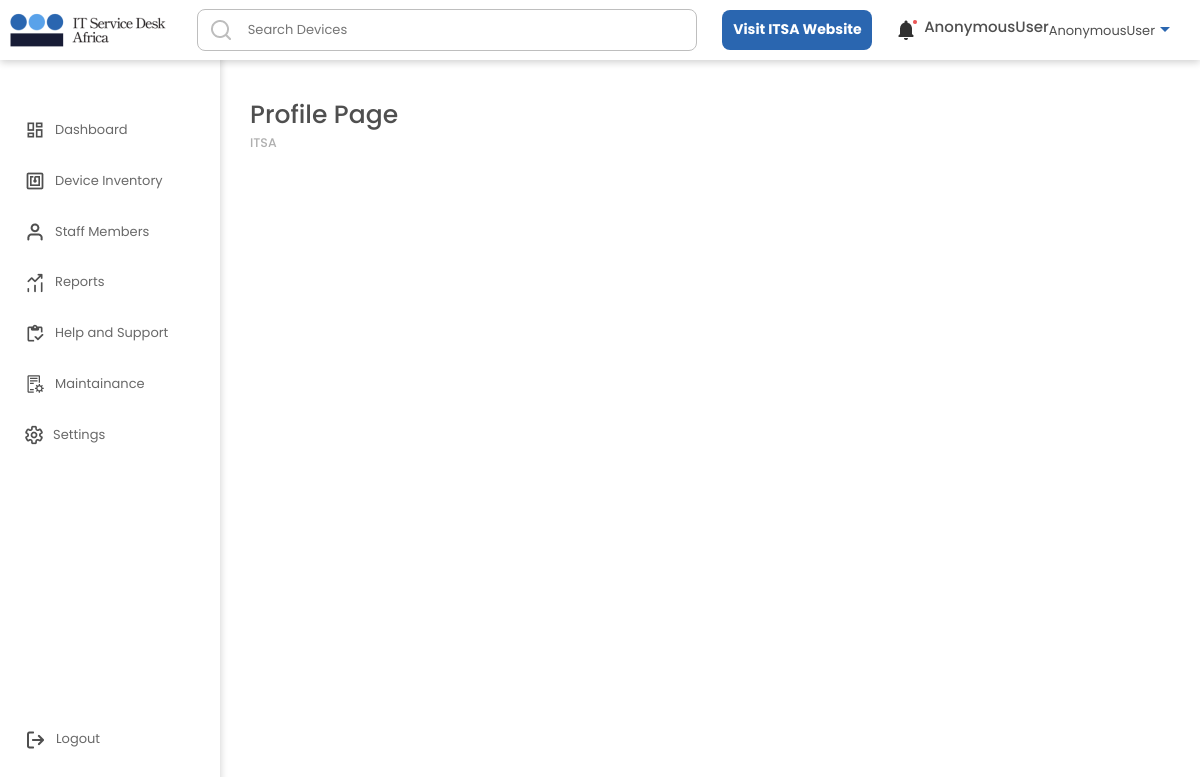
The app's page /member/profilepage/3/, older data.
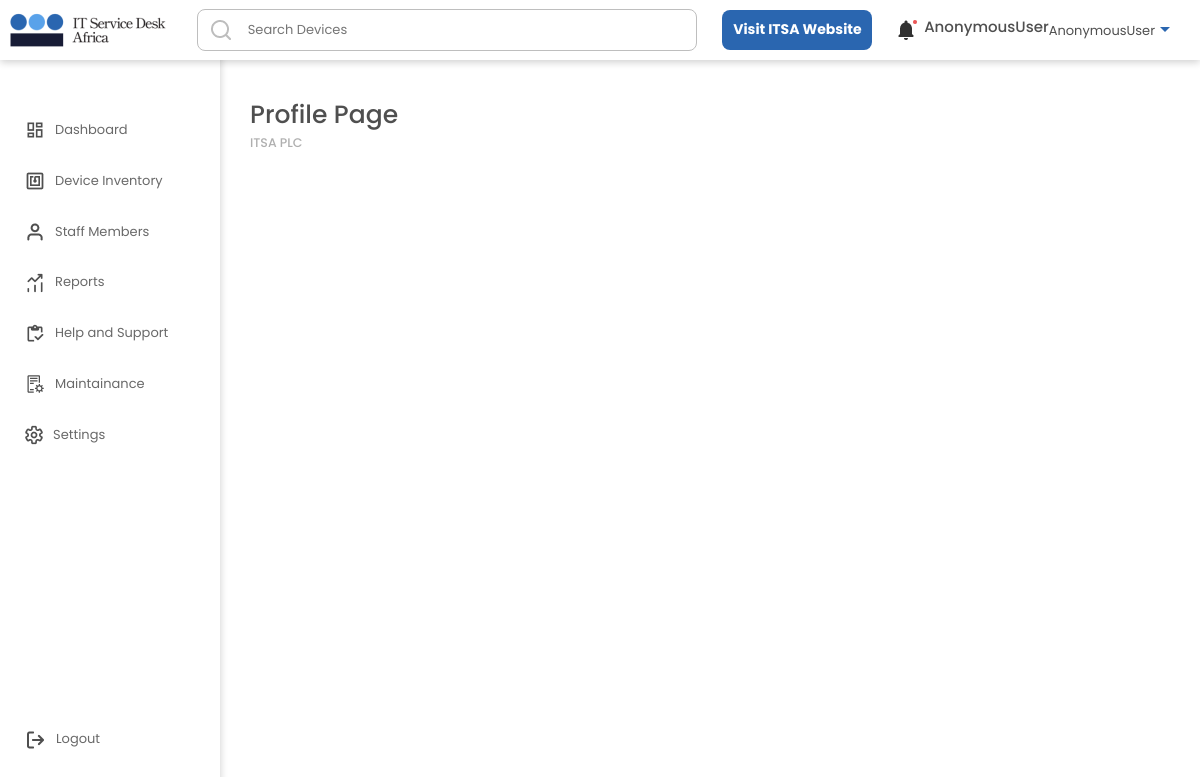
The same page, newer data.
### useronboard/models.py (models this page shows, shortened)
class SignupForm(models.Model):
    user = models.ForeignKey(User, null=True, on_delete=models.CASCADE)
    companyname = models.CharField(max_length=200, null=True, blank=True)
    email = models.EmailField(max_length=200, null=True, blank=True)
    phone = models.CharField(max_length=200, null=True, blank=True)
    city = models.CharField(max_length=200, null=True, blank=True)
    country = models.CharField(max_length=200, null=True, blank=True)
    password = models.CharField(max_length=200, null=True, blank=True)
    repassword = models.CharField(max_length=200, null=True, blank=True)
    address = models.CharField(max_length=200, null=True, blank=True)
    created_at = models.DateTimeField(auto_now_add=True)
    edited_at = models.DateTimeField(auto_now=True)
    class Meta:
        ordering = ['-edited_at', '-created_at']

### userarea/views.py (the view)
# urls.py: path('profilepage/<str:pk>/', views.ProfilePage, name="ProfilePage"),
def ProfilePage(request, pk):
    requestUser = SignupForm.objects.get(id = pk)
    allSignUps = SignupForm.objects.all()
    allUsers = User.objects.all()
    context = {'allSignUps':allSignUps, 'allUsers':allUsers, 'requestUser':requestUser}
    return render(request, 'userarea/profilepage.html', context)

### userarea/templates/userarea/profilepage.html (shortened to what this page needs)
{% include 'general.html' %}
{% load static %}
{% block content %}
<!DOCTYPE html>
<html lang="en">
	<head>
		<link rel="stylesheet" href={% static 'dashboard/css/style.css' %} />
		<link rel="stylesheet" href={% static 'inventory/css/style.css' %} />
		<link href="https://cdnjs.cloudflare.com/ajax/libs/mdb-ui-kit/6.1.0/mdb.min.css" rel="stylesheet" />
		<link href="https://unpkg.com/aos@2.3.1/dist/aos.css" rel="stylesheet">
	</head>
	<body class='body'>
		<div class='main'>
			<div class='maintop'>
				<div>
					<h1>Profile Page</h1>
					<h5>{{requestUser.companyname}}</h5>
				</div>
            </div>
        </div>
	<body>
{% endblock content %}

### userarea/templates/general.html (shortened to what this page needs)
{% load static %}
<!DOCTYPE html>
<html lang="en">
	<head>
		<link rel="stylesheet" href="https://maxcdn.bootstrapcdn.com/bootstrap/3.4.1/css/bootstrap.min.css">
		<link rel="stylesheet" href={% static 'general/css/style.css' %} />
		<link rel="stylesheet" href={% static 'dashboard/css/style.css' %} />
		<link href="https://cdnjs.cloudflare.com/ajax/libs/mdb-ui-kit/6.1.0/mdb.min.css" rel="stylesheet" />
		<link href="https://unpkg.com/aos@2.3.1/dist/aos.css" rel="stylesheet">
	</head>
	<body>
        {% include 'navbar.html' %}{% block content %}{% endblock content %}
    </body>
    </html>

### userarea/templates/navbar.html (shortened to what this page needs)
{% load static %}
{% block content %}
<body>
    <nav>
        <div>
            <img src={% static 'general/img/itsalogopng1.png' %} />
        </div>
        <div class='search'>
            <form method='GET' action="{% url 'Searchresult' %}">
                <input type='text' name='q' placeholder='Search Devices' />
            </form>
            <img class='searchIcon' src={% static 'general/img/searchicon.png' %} />
        </div>
        <div class='navBtn'>
            <button>
                <p>Visit ITSA Website</p>
            </button>
        </div>
        <div class='notifysection'>
            <div class='notifyout' >
                <img class='notify' src={% static 'general/img/notify.png' %} />
                <img class='notifyactive' src={% static 'general/img/notify-active.png' %} />
            </div>
            <div class='notifysectioninner'>
                <h4>{{ request.user }}</h4>
                <div class='profileimgsectiontext'>
                    <p class='requestUser'>{{ request.user }}</p>
                </div>
                <img src={% static 'general/img/arrow-down.png' %} />
            </div>
        </div>
    </nav>
    <div class='sidebarsection'>
        <a href={% url 'Dashboard' %}>
            <div class='sidebar dashboard'>
                <img src={% static 'dashboard/img/dashboard.png' %} />
                <p>Dashboard</p>
            </div>
        <a href={% url 'DeviceInventory' %}>
            <div class='sidebar deviceinventory '>
                <img src={% static 'general/img/device.png' %} />
                <p>Device Inventory</p>
            </div>
        <a href={% url 'StaffMembers' %}>
            <div class='sidebar staffmembers'>
                <img src={% static 'general/img/userimg.png' %} />
                <p>Staff Members</p>
            </div>
        <a href={% url 'Reports' %}>
            <div class='sidebar reports'>
                <img src={% static 'general/img/reports.png' %} />
                <p>Reports</p>
            </div>
        <a href={% url 'Support' %}>
            <div class='sidebar support'>
                <img src={% static 'general/img/help.png' %} />
                <p>Help and Support</p>
            </div>
        <a href={% url 'Maintainance' %}>
            <div class='sidebar maintain'>
                <img src={% static 'general/img/maintainance.png' %} />
                <p>Maintainance</p>
            </div>
        <a href={% url 'Settings' %}>
            <div class='sidebar settings'>
                <img src={% static 'general/img/settings.png' %} />
                <p>Settings</p>
            </div>
            <div class='sidebar logout'>
                <img src={% static 'general/img/logout.png' %} />
                <p>Logout</p>
            </div>
    </div>
</body>
{% endblock content %}

### static/general/css/style.css (style rules this page uses)
* { box-sizing: border-box; margin: 0; padding: 0; font-family: 'Poppins', sans-serif; }
nav { background-color: #FFFFFF; padding: 5px; display: flex; justify-content: space-between; align-items: center; font-size: 1.3rem; box-shadow: 0 2px 8px 0 rgba(0, 0, 0, 0.2); position: fixed; width: 100vw; z-index: 3; }
.notifysectioninner { cursor: pointer; }
.notifysectioninner p { cursor: pointer; }
.notifysection { display: flex; align-items: center; justify-content: space-between; }
.notifysection img { margin-right: 10px; }
.notifysectioninner { align-items: center; display: flex; padding-right: 20px; }
.notifysectioninner p { margin-top: 13px; }
.notifysectioninner img { margin-right: 5px; margin-left: 5px; }
.search input { display: flex; align-items: center; border: solid rgb(190, 190, 190) 1px; border-radius: 8px; width: 500px; position: relative; height: 40px; padding: 20px; padding-left: 50px; background-color: transparent; }
.searchIcon { position: absolute; top: 18px; padding-left: 7px; }
.search img { margin-right: 5px; margin-left: 5px; }
nav button { background-color: #2A66B0; border: none; color: white; align-items: center; width: 150px; font-size: 1.4rem; height: 40px; padding: 8px 5px 5px 5px; border-radius: 8px; font-weight: bold; }
.notifyout { position: relative; }
.notifyactive { position: absolute; right: -3px; }
.sidebarsection { padding-top: 100px; padding-left: 20px; height: 100vh; width: 220px; position: fixed; box-shadow: 0 2px 8px 0 rgba(0, 0, 0, 0.2); z-index: 2; color: black; }
.sidebar { display: flex; align-items: center; margin-top: 10px; transition: 0.2s ease-in-out; cursor: pointer; width: 95%; padding: 0px 5px; border-radius: 8px; color: rgb(105, 105, 105); }
.sidebar img { margin-right: 10px; }
.sidebar p { margin-top: 10px; font-size: 1.3rem; }
.logout { position: absolute; bottom: 40px; width: 85%; }

### static/dashboard/css/style.css (style rules this page uses)
* { box-sizing: border-box; margin: 0; padding: 0; font-family: 'Poppins', sans-serif; }
body { overflow-x: hidden; }
.main { padding-top: 100px; padding-left: 270px; }
.main h5 { color: rgb(175, 175, 175); }
.maintop { display: flex; justify-content: space-between; padding-right: 20px; margin-bottom: 50px; }
.search img { margin-right: 5px; margin-left: 5px; }

### static/inventory/css/style.css (style rules this page uses)
* { box-sizing: border-box; margin: 0; padding: 0; font-family: Poppins; }
body { overflow-x: hidden; }
.main { padding-top: 100px; padding-left: 250px; width: 98%; }
.maintop { width: 100%; padding-right: 0px; }

Row changes from the older to the newer data that the page shows:
changed SignupForm: companyname "ITSA" → "ITSA PLC"
